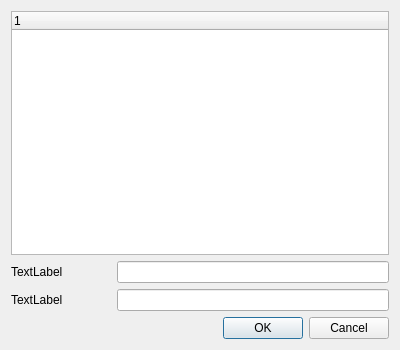
<?xml version="1.0" encoding="UTF-8"?>
<ui version="4.0">
 <class>Dialog</class>
 <widget class="QDialog" name="Dialog">
  <property name="geometry">
   <rect>
    <x>0</x>
    <y>0</y>
    <width>400</width>
    <height>350</height>
   </rect>
  </property>
  <property name="minimumSize">
   <size>
    <width>400</width>
    <height>350</height>
   </size>
  </property>
  <property name="maximumSize">
   <size>
    <width>400</width>
    <height>350</height>
   </size>
  </property>
  <property name="windowTitle">
   <string>Dialog</string>
  </property>
  <property name="modal">
   <bool>true</bool>
  </property>
  <layout class="QVBoxLayout" name="verticalLayout_3">
   <item>
    <widget class="QTreeWidget" name="fileTree">
     <column>
      <property name="text">
       <string notr="true">1</string>
      </property>
     </column>
    </widget>
   </item>
   <item>
    <layout class="QVBoxLayout" name="verticalLayout_2">
     <item>
      <layout class="QHBoxLayout" name="horizontalLayout">
       <item>
        <widget class="QLabel" name="labelUrl">
         <property name="minimumSize">
          <size>
           <width>100</width>
           <height>0</height>
          </size>
         </property>
         <property name="text">
          <string>TextLabel</string>
         </property>
        </widget>
       </item>
       <item>
        <widget class="QLineEdit" name="editUrl"/>
       </item>
      </layout>
     </item>
     <item>
      <layout class="QHBoxLayout" name="horizontalLayout_2">
       <item>
        <widget class="QLabel" name="labelText">
         <property name="minimumSize">
          <size>
           <width>100</width>
           <height>0</height>
          </size>
         </property>
         <property name="text">
          <string>TextLabel</string>
         </property>
        </widget>
       </item>
       <item>
        <widget class="QLineEdit" name="editText"/>
       </item>
      </layout>
     </item>
     <item>
      <widget class="QDialogButtonBox" name="buttonBox">
       <property name="cursor">
        <cursorShape>PointingHandCursor</cursorShape>
       </property>
       <property name="orientation">
        <enum>Qt::Horizontal</enum>
       </property>
       <property name="standardButtons">
        <set>QDialogButtonBox::Cancel|QDialogButtonBox::Ok</set>
       </property>
      </widget>
     </item>
    </layout>
   </item>
  </layout>
 </widget>
 <resources/>
 <connections>
  <connection>
   <sender>buttonBox</sender>
   <signal>accepted()</signal>
   <receiver>Dialog</receiver>
   <slot>accept()</slot>
   <hints>
    <hint type="sourcelabel">
     <x>258</x>
     <y>339</y>
    </hint>
    <hint type="destinationlabel">
     <x>157</x>
     <y>274</y>
    </hint>
   </hints>
  </connection>
  <connection>
   <sender>buttonBox</sender>
   <signal>rejected()</signal>
   <receiver>Dialog</receiver>
   <slot>reject()</slot>
   <hints>
    <hint type="sourcelabel">
     <x>326</x>
     <y>339</y>
    </hint>
    <hint type="destinationlabel">
     <x>286</x>
     <y>274</y>
    </hint>
   </hints>
  </connection>
 </connections>
</ui>
